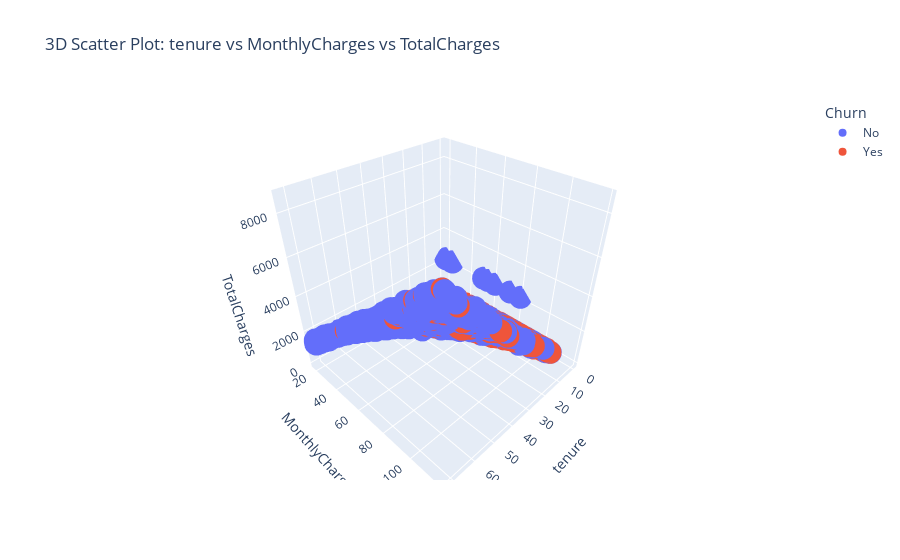

Notebook cell for this chart:
### Code cell
churn_t.plot_3d_scatter_plotly('tenure', 'MonthlyCharges', 'TotalCharges', 'Churn')

### Figure 1 — Plotly figure (JSON) as saved in the notebook; plotly's stock layout.template omitted (floating-point values rounded to 4 significant figures; data arrays with more than 128 entries replaced by an {"elided": "..."} marker saying what was removed)
{"data": [{"hovertemplate": "Churn=No<br>tenure=%{x}<br>MonthlyCharges=%{y}<br>TotalCharges=%{z}<extra></extra>", "legendgroup": "No", "marker": {"color": "#636efa", "symbol": "circle"}, "mode": "markers", "name": "No", "scene": "scene", "showlegend": true, "type": "scatter3d", "x": {"elided": "5174 int values"}, "y": {"elided": "5174 float values"}, "z": {"elided": "5174 float values"}}, {"hovertemplate": "Churn=Yes<br>tenure=%{x}<br>MonthlyCharges=%{y}<br>TotalCharges=%{z}<extra></extra>", "legendgroup": "Yes", "marker": {"color": "#EF553B", "symbol": "circle"}, "mode": "markers", "name": "Yes", "scene": "scene", "showlegend": true, "type": "scatter3d", "x": {"elided": "1869 int values"}, "y": {"elided": "1869 float values"}, "z": {"elided": "1869 float values"}}], "layout": {"legend": {"title": {"text": "Churn"}, "tracegroupgap": 0}, "scene": {"domain": {"x": [0, 1], "y": [0, 1]}, "xaxis": {"title": {"text": "tenure"}}, "yaxis": {"title": {"text": "MonthlyCharges"}}, "zaxis": {"title": {"text": "TotalCharges"}}}, "title": {"text": "3D Scatter Plot: tenure vs MonthlyCharges vs TotalCharges"}}}
